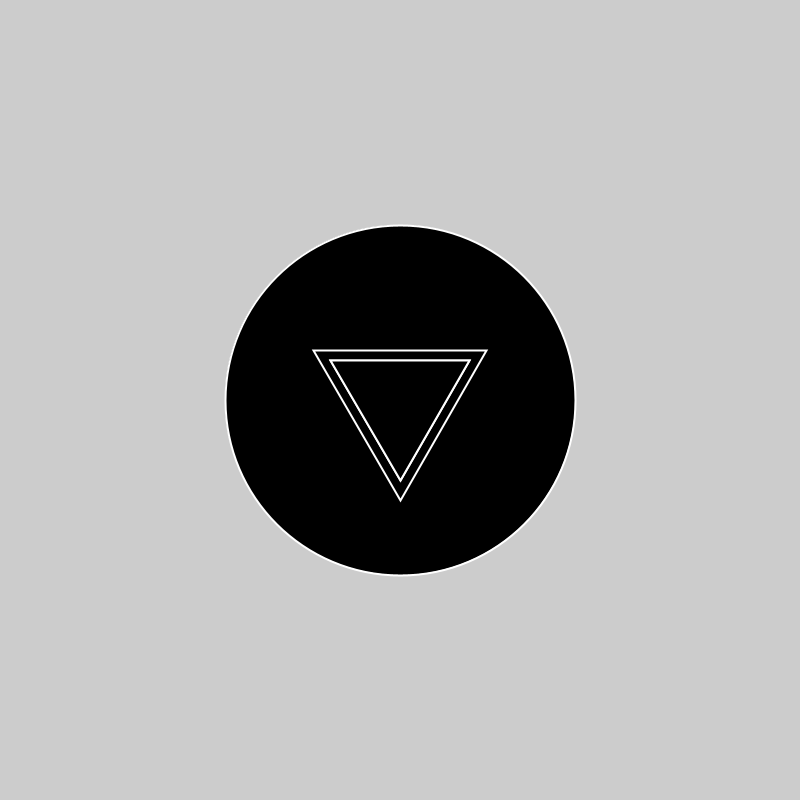
Frame 1 (no input)
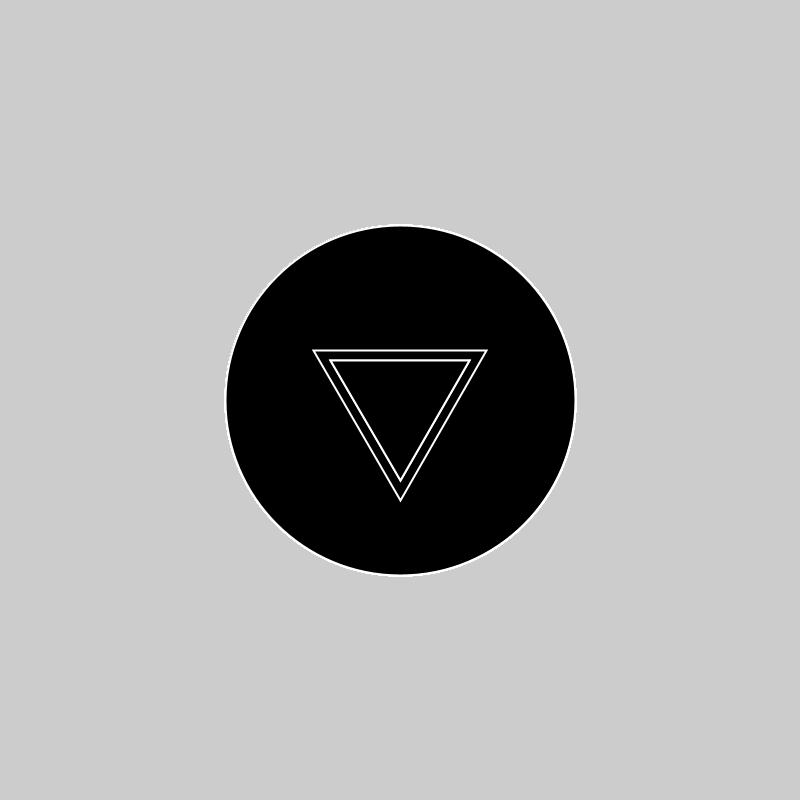
Frame 60 (the mouse pressed at the canvas centre just before this capture)
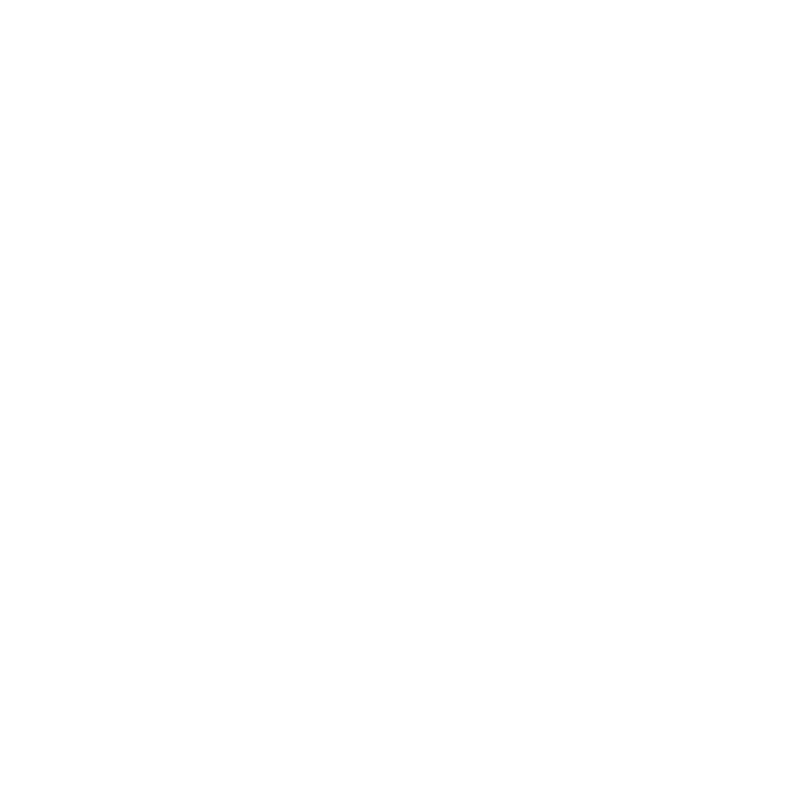
Frame 120 (the mouse held since frame 60 and released just before this capture)

The Processing sketch that drew these frames (run headless with seeded random() and noise(); from frame 60 on, the mouse is pressed at the canvas centre):

// Processing sketch: processing_14827
// ── processing_14827.pde

/*
Program  Name: My Colorful Mandala
Version: 1.0
 
Copyright (C) 2010, Oscar Bao
 
    This program is free software: you can redistribute it and/or modify
    it under the terms of the GNU General Public License as published by
    the Free Software Foundation, either version 3 of the License, or
    (at your option) any later version.
 
    This program is distributed in the hope that it will be useful,
    but WITHOUT ANY WARRANTY; without even the implied warranty of
    MERCHANTABILITY or FITNESS FOR A PARTICULAR PURPOSE.  See the
    GNU General Public License for more details.
 
    You should have received a copy of the GNU General Public License
    along with this program.  If not, see <http://www.gnu.org/licenses/>.
*/
 



void setup() {
  size(800, 800);
  smooth();
}

void draw() {
  strokeWeight(2);
  stroke(255);
  fill(0);

fill(mouseX, mouseY, mouseX);
  ellipse(width/2, height/2, 350, 350);
fill(mouseX);
  polygon(width/2, height/2, mouseX/100 + 3, mouseX/8 + 100);
fill(mouseX, mouseX, mouseY);
  polygon(width/2, height/2, mouseX/70 + 3, mouseX/8 + 80); 
fill(0);
  polygon(width/2,height/2, mouseY/100 + 3, mouseY/8 + 80);
  
  if(mousePressed)
  {
   background(pmouseX, pmouseY, pmouseX); 
  }
  
}

void polygon(int _x, int _y, int sides, float radius) {

  if (sides <= 0)
    sides = 1;

  beginShape();
  for ( int i = 0; i < 360; i += (360 / sides) ) {
    float x = _x + sin(radians(i)) * radius;
    float y = _y + cos(radians(i)) * radius;
    vertex(x, y);
    //    ellipse(x, y, 2, 2);
  }
  endShape(CLOSE);
}
